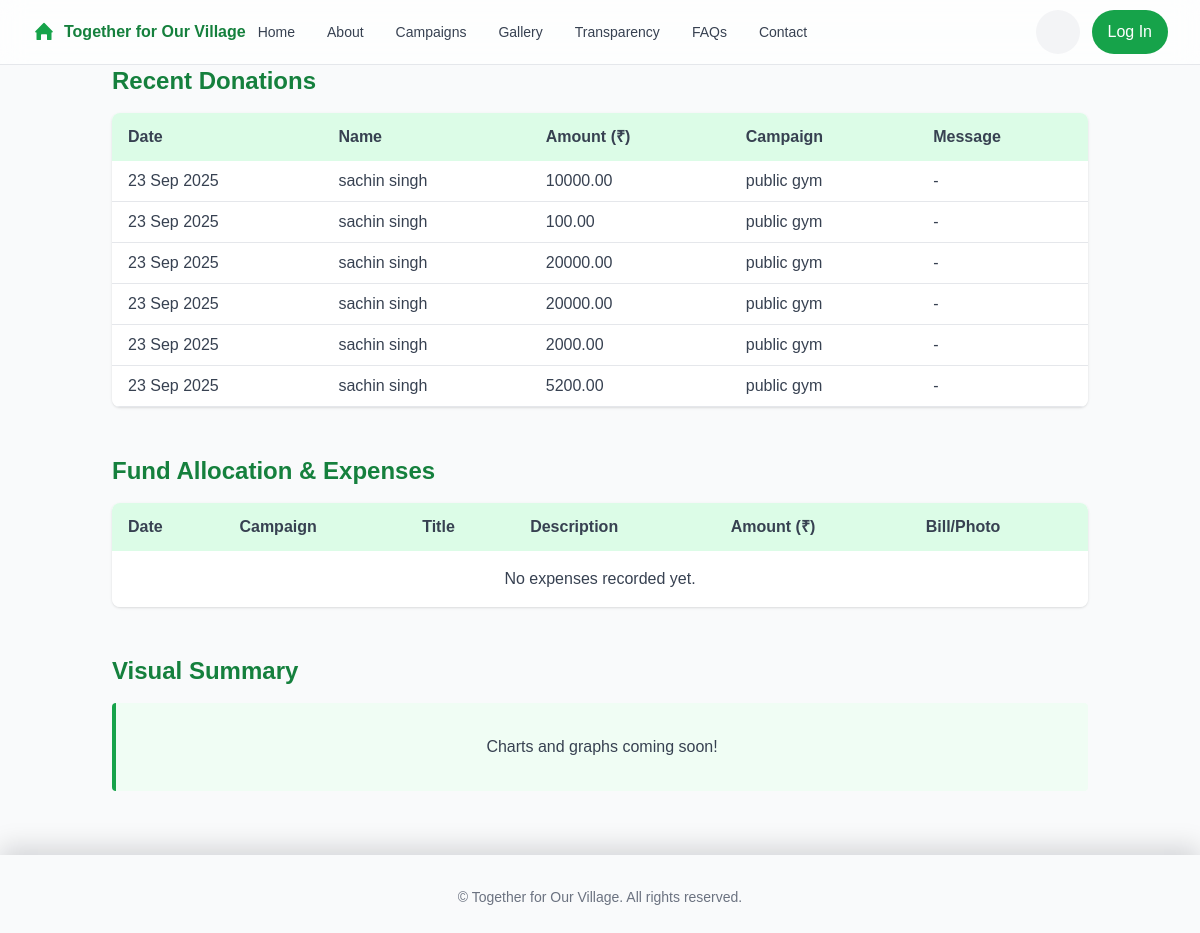
The app's page /fund-usage/, older data.
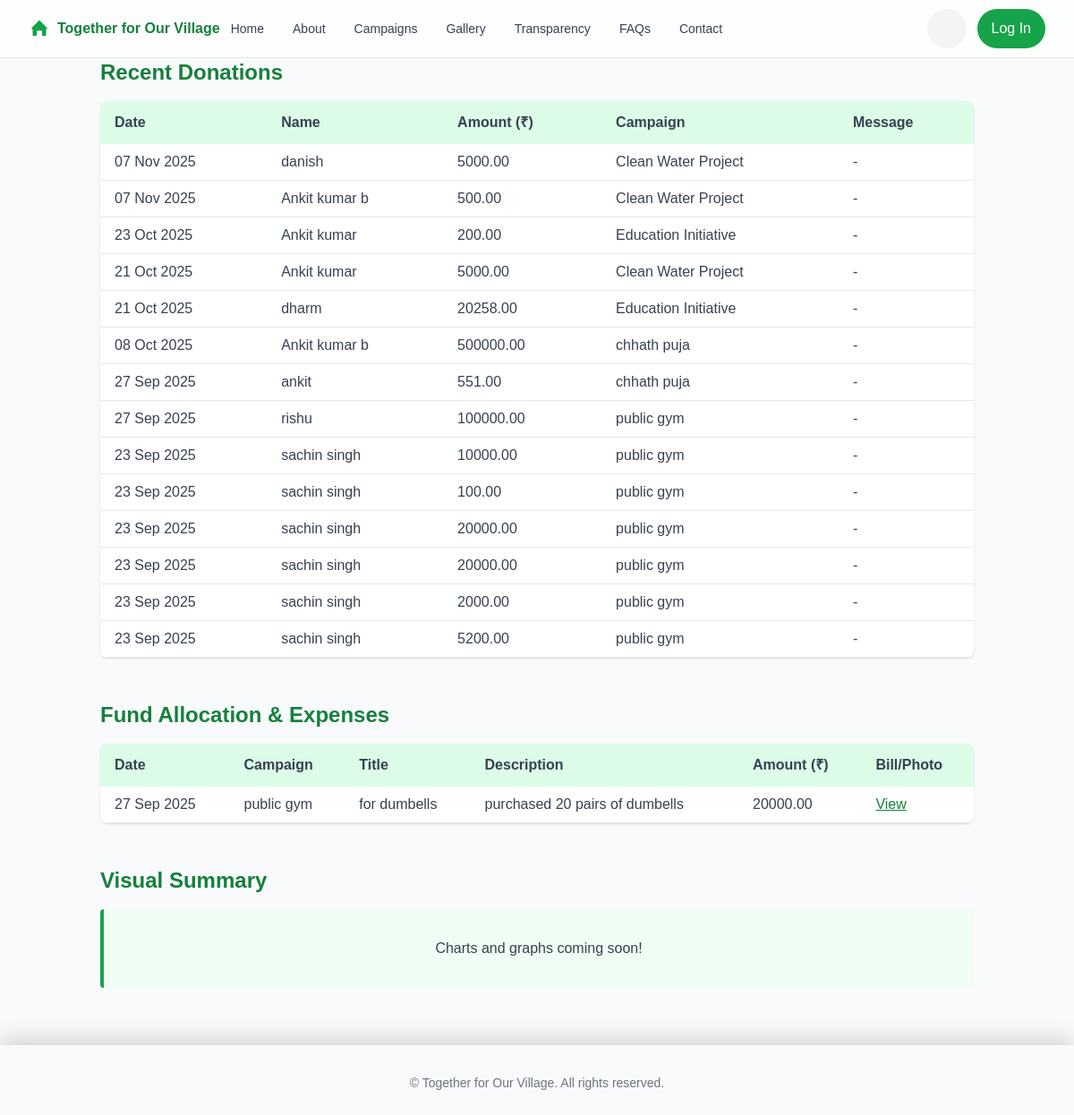
The same page, newer data.
### features/models.py (models this page shows, shortened)
class Donation(models.Model):
    PAYMENT_METHODS = [
        ("CASH", "Cash"),
        ("UPI", "UPI"),
        ("BANK_TRANSFER", "Bank Transfer"),
    ]
    STATUS_CHOICES = [
        ("PENDING", "Pending"),
        ("COMPLETED", "Completed"),
        ("FAILED", "Failed"),
    ]
    donor = models.ForeignKey(settings.AUTH_USER_MODEL, on_delete=models.CASCADE)
    campaign = models.ForeignKey(Campaign, on_delete=models.CASCADE)
    amount = models.DecimalField(max_digits=10, decimal_places=2)
    payment_method = models.CharField(max_length=20, choices=PAYMENT_METHODS)
    transaction_id = models.CharField(max_length=100, blank=True, null=True)
    status = models.CharField(max_length=20, choices=STATUS_CHOICES, default="PENDING")
    donation_date = models.DateTimeField(auto_now_add=True)
    anonymous = models.BooleanField(default=False)
    message = models.TextField(blank=True, null=True)

class Campaign(models.Model):
    title = models.CharField(max_length=200)
    description = models.TextField()
    target_amount = models.DecimalField(max_digits=10, decimal_places=2)
    collected_amount = models.DecimalField(max_digits=10, decimal_places=2, default=0)
    start_date = models.DateField()
    end_date = models.DateField()
    is_active = models.BooleanField(default=True)
    created_at = models.DateTimeField(auto_now_add=True)
    image = models.ImageField(upload_to="campaign_images/", null=True, blank=True)

class Expense(models.Model):
    campaign = models.ForeignKey(Campaign, on_delete=models.CASCADE)
    title = models.CharField(max_length=200)
    description = models.TextField()
    amount = models.DecimalField(max_digits=10, decimal_places=2)
    date = models.DateField()
    receipt = models.FileField(upload_to="expense_receipts/", null=True, blank=True)
    approved_by = models.ForeignKey(
        settings.AUTH_USER_MODEL, on_delete=models.SET_NULL, null=True
    )
    created_at = models.DateTimeField(auto_now_add=True)

### accounts/models.py (models this page shows, shortened)
class CustomUser(AbstractUser):
    username = None
    email = models.EmailField(unique=True)
    full_name = models.CharField(max_length=255)
    is_active = models.BooleanField(default=False)
    failed_login_attempts = models.IntegerField(default=0)
    last_failed_login = models.DateTimeField(null=True, blank=True)
    USERNAME_FIELD = "email"
    REQUIRED_FIELDS = ["full_name"]
    objects = CustomUserManager()

### features/views.py (the view)
# urls.py: path("fund-usage/", views.fund_usage, name="fund_usage"),
def fund_usage(request):
    donations = Donation.objects.filter(status="COMPLETED").order_by("-donation_date")[
        :50
    ]
    expenses = Expense.objects.all().order_by("-date")[:50]
    return render(
        request,
        "features/fund_usage.html",
        {"donations": donations, "expenses": expenses},
    )

### features/templates/features/fund_usage.html (shortened to what this page needs)
{% extends 'features/base.html' %}
{% block content %}
<div class="container mx-auto px-6 mb-12">
    <h2 class="text-2xl font-bold text-green-700 mb-4">Recent Donations</h2>
    <div class="overflow-x-auto rounded-lg shadow">
        <table class="min-w-full bg-white text-left text-gray-700">
            <thead class="bg-green-100">
                <tr>
                    <th class="py-3 px-4">Date</th>
                    <th class="py-3 px-4">Name</th>
                    <th class="py-3 px-4">Amount (₹)</th>
                    <th class="py-3 px-4">Campaign</th>
                    <th class="py-3 px-4">Message</th>
                </tr>
            </thead>
            <tbody>
                {% for donation in donations %}
                <tr class="border-b">
                    <td class="py-2 px-4">{{ donation.donation_date|date:"d M Y" }}</td>
                    <td class="py-2 px-4">{{ donation.donor.full_name }}</td>
                    <td class="py-2 px-4">{{ donation.amount }}</td>
                    <td class="py-2 px-4">{{ donation.campaign.title }}</td>
                    <td class="py-2 px-4">{{ donation.message|default:"-" }}</td>
                </tr>
                {% empty %}
                <tr>
                    <td colspan="5" class="text-center py-4">No donations yet.</td>
                </tr>
                {% endfor %}
            </tbody>
        </table>
    </div>
</div>
<div class="container mx-auto px-6 mb-12">
    <h2 class="text-2xl font-bold text-green-700 mb-4">Fund Allocation & Expenses</h2>
    <div class="overflow-x-auto rounded-lg shadow">
        <table class="min-w-full bg-white text-left text-gray-700">
            <thead class="bg-green-100">
                <tr>
                    <th class="py-3 px-4">Date</th>
                    <th class="py-3 px-4">Campaign</th>
                    <th class="py-3 px-4">Title</th>
                    <th class="py-3 px-4">Description</th>
                    <th class="py-3 px-4">Amount (₹)</th>
                    <th class="py-3 px-4">Bill/Photo</th>
                </tr>
            </thead>
            <tbody>
                {% for expense in expenses %}
                <tr class="border-b">
                    <td class="py-2 px-4">{{ expense.date|date:"d M Y" }}</td>
                    <td class="py-2 px-4">{{ expense.campaign.title }}</td>
                    <td class="py-2 px-4">{{ expense.title }}</td>
                    <td class="py-2 px-4">{{ expense.description|truncatewords:10 }}</td>
                    <td class="py-2 px-4">{{ expense.amount }}</td>
                    <td class="py-2 px-4">
                        {% if expense.receipt %}
                        <a href="{{ expense.receipt.url }}" target="_blank" class="text-green-700 underline">View</a>
                        {% else %}
                        -
                        {% endif %}
                    </td>
                </tr>
                {% empty %}
                <tr>
                    <td colspan="6" class="text-center py-4">No expenses recorded yet.</td>
                </tr>
                {% endfor %}
            </tbody>
        </table>
    </div>
</div>
<div class="container mx-auto px-6">
    <h2 class="text-2xl font-bold text-green-700 mb-4">Visual Summary</h2>
    <div class="bg-green-50 border-l-4 border-green-600 p-8 rounded text-center text-gray-700">
        <p>Charts and graphs coming soon!</p>
    </div>
</div>
{% endblock %}

Row changes from the older to the newer data that the page shows:
added Donation: donation_date "07 Nov 2025", donor.full_name "danish", amount "5000.00", campaign "Clean Water Project", message "-"
added Donation: donation_date "07 Nov 2025", donor.full_name "Ankit kumar b", amount "500.00", campaign "Clean Water Project", message "-"
added Donation: donation_date "23 Oct 2025", donor.full_name "Ankit kumar", amount "200.00", campaign "Education Initiative", message "-"
added Donation: donation_date "21 Oct 2025", donor.full_name "Ankit kumar", amount "5000.00", campaign "Clean Water Project", message "-"
added Donation: donation_date "21 Oct 2025", donor.full_name "dharm", amount "20258.00", campaign "Education Initiative", message "-"
added Donation: donation_date "08 Oct 2025", donor.full_name "Ankit kumar b", amount "500000.00", campaign "chhath puja", message "-"
added Donation: donation_date "27 Sep 2025", donor.full_name "ankit", amount "551.00", campaign "chhath puja", message "-"
added Donation: donation_date "27 Sep 2025", donor.full_name "rishu", amount "100000.00", campaign "public gym", message "-"
added Expense: date "27 Sep 2025", campaign "public gym", title "for dumbells", description "purchased 20 pairs of dumbells", amount "20000.00"
Text that changed along with them:
text no longer shown: "No expenses recorded yet."
